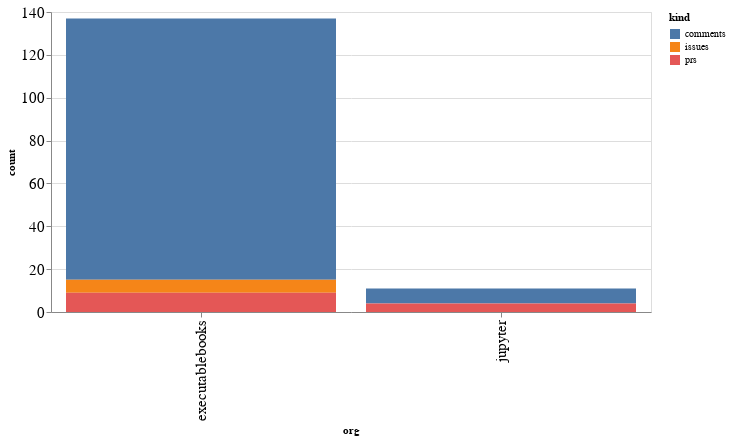

Source (notebook cell):
### Code cell
alt.Chart(org_summaries, width=600).mark_bar().encode(
    x='org',
    y='count',
    color='kind',
    tooltip="org"
)

### Figure 1 — Vega-Lite specification as saved in the notebook (floating-point values rounded to 4 significant figures)
{"config": {"axisLeft": {"labelFontSize": 15}, "axisBottom": {"labelFontSize": 15}}, "data": {"name": "data-c045cb885e269bf8c6bb2fc8124815c0"}, "mark": "bar", "encoding": {"color": {"type": "nominal", "field": "kind"}, "tooltip": {"type": "nominal", "field": "org"}, "x": {"type": "nominal", "field": "org"}, "y": {"type": "quantitative", "field": "count"}}, "width": 600, "$schema": "https://vega.github.io/schema/vega-lite/v4.8.1.json", "datasets": {"data-c045cb885e269bf8c6bb2fc8124815c0": [{"org": "executablebooks", "kind": "comments", "count": 122}, {"org": "executablebooks", "kind": "issues", "count": 6}, {"org": "executablebooks", "kind": "prs", "count": 9}, {"org": "jupyter", "kind": "comments", "count": 7}, {"org": "jupyter", "kind": "prs", "count": 4}]}}
